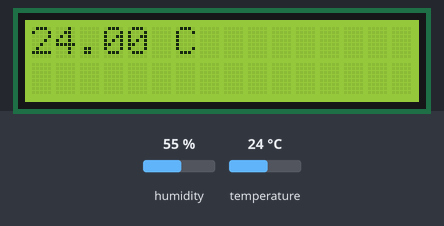
The sketch below on a simulated ESP8266 (NodeMCU). On the bench: 16×2 character LCD. Inputs (shaded band) come from the test bench; at power-on: temperature 24 °C, humidity 55 %. WiFi joins after 1.5 s; servers stay silent unless stated; what the sketch prints to the serial monitor is not drawn.

Above: at 1.7 s.
2.9 s: temperature set to 12 °C
At 5.79 s:
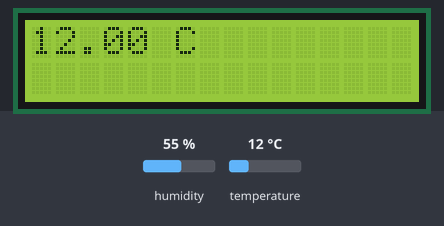
11.4 s: temperature set to 19 °C
At 13.95 s:
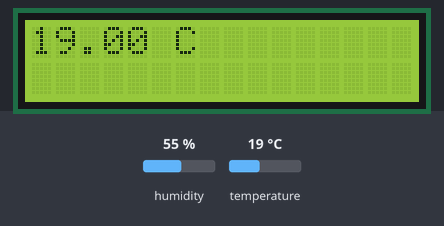
16.3 s: temperature set to 28 °C
At 18.04 s:
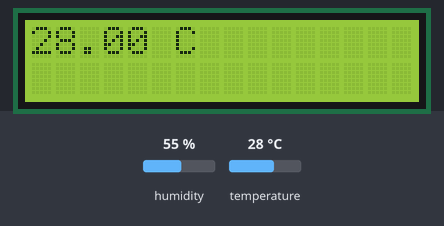
Timing chart, 0 to 19.5 s (numbered marks = the images above; inputs shaded):
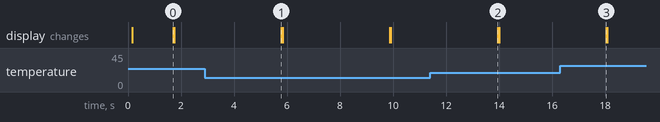

Measured:
- after the input at 2.9 s, the display: changes after 2.9 s (image 1)
- after the input at 11.4 s, the display: changes after 2.5 s (image 2)
- after the input at 16.3 s, the display: changes after 1.7 s (image 3)

The sketch:

MiniWebWeatherStation.ino
```cpp
#include <ESP8266WiFi.h>
#include<DHT.h>
#include<Wire.h>
#include<LiquidCrystal_I2C.h>

LiquidCrystal_I2C lcd(0x3F, 16, 2);


#define DHTPIN 3
#define DHTTYPE DHT11
DHT dht(DHTPIN,DHTTYPE);
float h;
float t;

const char* ssid="Your SSID";
const char* password="Your WiFi Password";
char status;
WiFiServer server(80);

void setup() {
Serial.begin(115200);
delay(100);
Wire.begin(2,0);
lcd.init();   // initializing the LCD
lcd.backlight();
lcd.setCursor(0,0);
dht.begin();
 Serial.print("Connecting to");
 Serial.println(ssid);
 WiFi.begin(ssid,password);

while(WiFi.status() !=WL_CONNECTED){
  delay(500);
  Serial.print(".");
  }
Serial.println("");
Serial.println("WiFi is connected");
server.begin();
Serial.println("Server started");
Serial.println(WiFi.localIP());
}

void loop() {
 h=dht.readHumidity();
 t=dht.readTemperature();
 Serial.println(t);
 lcd.print(t);
 lcd.print(" C");
 lcd.setCursor(0,1);
 delay(50);
 lcd.clear();

 float f=dht.readTemperature(true);

 WiFiClient client =server.available();
 client.println("HTTP/1.1 200 OK");
 client.println("Content-Type: text/html");
 client.println("Connection: close");
 client.println("Refresh: 10");
 client.println();
 client.println("<!DOCTYPE HTML>");
 client.println("<html>");
 client.println("<style>html{font-family: aerial;display:block;margin: 0px auto; text-align: centre; color: #333333;background-color: #a4d3ed;}");
 client.println("body{margin-top: 50px}");
 client.println("h1{margin 50px auto 30px; font-size: 50px; text-align: centre;}");
 client.println(".side_adjust{display: inline-block;vertical-align: middle;position: relative;}");
client.println(".text1{font-weight: 180; padding-left: 15px; font-size: 50px; width: 170px; text-align: left; color: #3498db;}");
client.println(".data1{font-weight: 180; padding-left: 80px; font-size: 50px;color: #3498db;}");
client.println(".text2{font-weight: 180; font-size: 50px; width: 170px; text-align: left; color: #ff6600;}");
client.println(".data2{font-weight: 180; padding-left: 150px; font-size: 50px;color: #ff6600;}");
client.println(".data{padding: 10px;}");
client.println("</style>");
client.println("</head>");
client.println("<body>");
client.println("<div id=\"webpage\">");
client.println("<h1>Temperature server</h1>");
client.println("<div class=\"data\">");
client.println("<div class=\"side_adjust text1\">Humidity:</div>");
client.println("<div class=\"side_adjust data1\">");
client.print(h);
client.println("<div class=\"side_adjust text1\">%</div>");
client.println("</div>");
client.println("<div class=\"data\">");
client.println("<div class=\"side_adjust text2\">Temperature:</div>");
client.println("<div class=\"side_adjust data2\">");
client.print(t);
client.println("<div class=\"side_adjust text2\">*C</div>");
client.print(f);
client.println("<div class=\"side_adjust text2\">F</div>");
client.println("</div>");
client.println("</body>");
client.println("</html>");
delay(4000);
}
```
